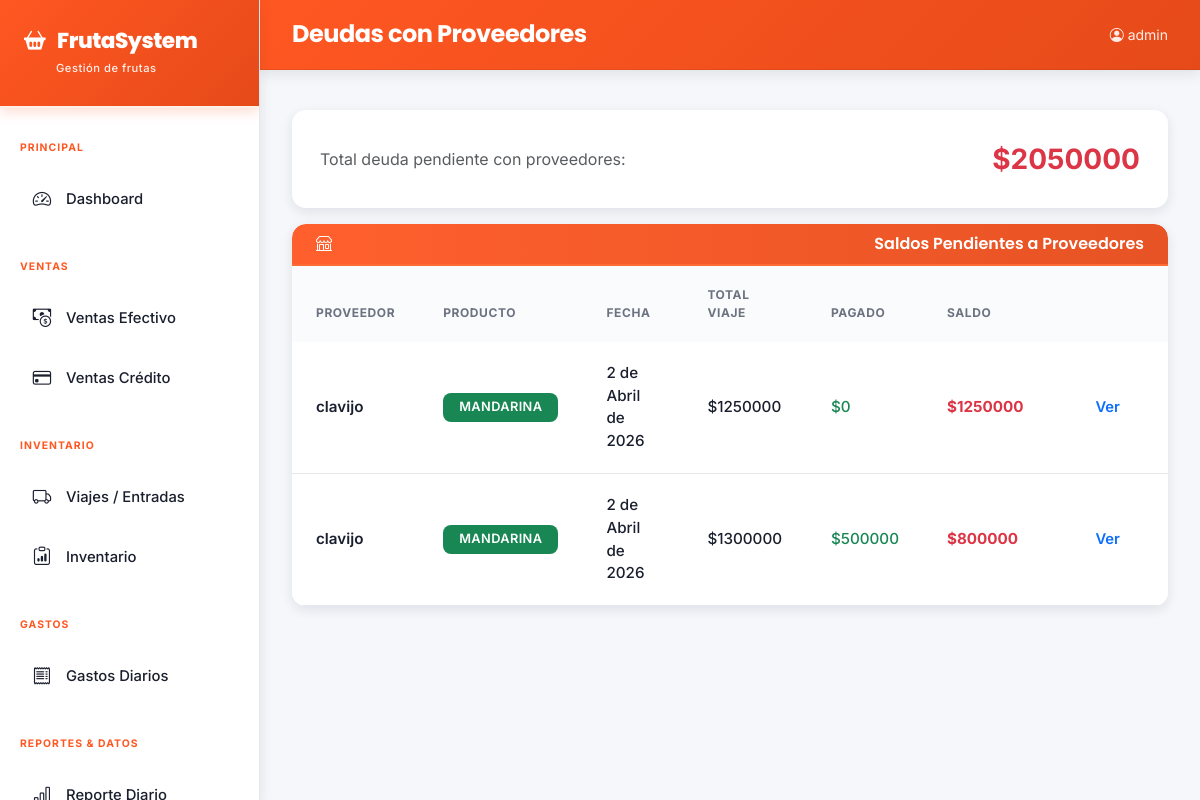
The app's page /reportes/proveedores/ (signed in), older data.
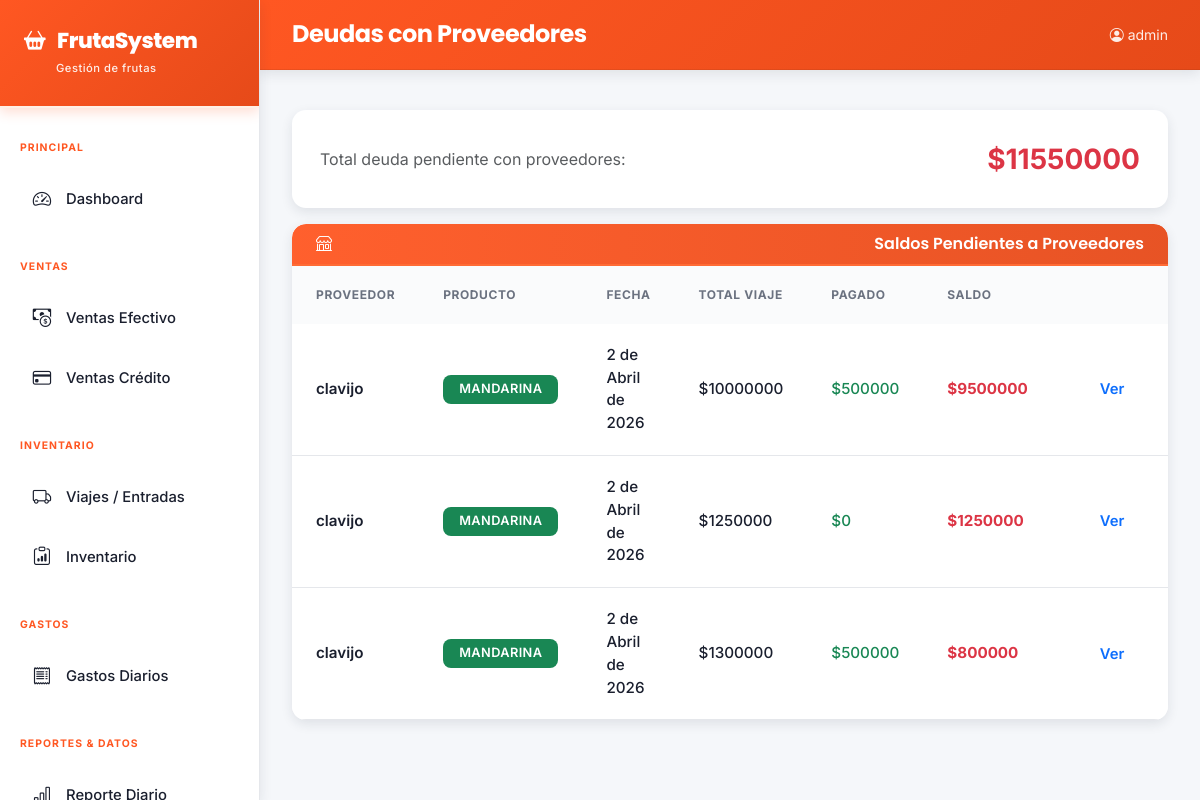
The same page, newer data.
### core/models.py (models this page shows, shortened)
class Viaje(models.Model):
    PESO_CANASTILLA_NEGRA = Decimal('1.6')
    PESO_CANASTILLA_COLOR = Decimal('2.2')
    proveedor = models.ForeignKey(Proveedor, on_delete=models.PROTECT, related_name='viajes', verbose_name='Proveedor')
    producto = models.ForeignKey(Producto, on_delete=models.PROTECT, related_name='viajes', verbose_name='Producto')
    fecha = models.DateField(verbose_name='Fecha')
    observaciones = models.TextField(blank=True, verbose_name='Observaciones')
    kg_bruto = models.DecimalField(max_digits=10, decimal_places=2, default=0, verbose_name='Kg Bruto Recibido')
    kg_podridos = models.DecimalField(max_digits=10, decimal_places=2, default=0, verbose_name='Kg Podridos / Rechazo')
    cantidad_canastillas_negras = models.IntegerField(default=0, verbose_name='Canastillas Negras')
    cantidad_canastillas_colores = models.IntegerField(default=0, verbose_name='Canastillas Colores')
    precio_total_acordado = models.DecimalField(max_digits=12, decimal_places=2, default=0, verbose_name='Precio Total Acordado')
    created_at = models.DateTimeField(auto_now_add=True)
    @property
    def total_valor(self): return self.precio_total_acordado
    @property
    def total_pagado(self): return sum(p.monto for p in self.pagos_proveedor.all())
    @property
    def saldo_pendiente(self): return self.total_valor - self.total_pagado
    class Meta:
        verbose_name = 'Viaje'; verbose_name_plural = 'Viajes'; ordering = ['-fecha', '-created_at']

class Proveedor(models.Model):
    nombre = models.CharField(max_length=200, verbose_name='Nombre')
    telefono = models.CharField(max_length=20, blank=True, verbose_name='Teléfono')
    direccion = models.TextField(blank=True, verbose_name='Dirección')
    activo = models.BooleanField(default=True, verbose_name='Activo')
    def __str__(self): return self.nombre
    class Meta:
        verbose_name = 'Proveedor'; verbose_name_plural = 'Proveedores'; ordering = ['nombre']

class Producto(models.Model):
    nombre = models.CharField(max_length=100, verbose_name='Nombre')
    tiene_descuento_gobierno = models.BooleanField(default=False, verbose_name='Descuento gobierno')
    porcentaje_descuento = models.DecimalField(max_digits=5, decimal_places=2, default=0, verbose_name='% Descuento gobierno')
    activo = models.BooleanField(default=True, verbose_name='Activo')
    def __str__(self): return self.nombre
    class Meta:
        verbose_name = 'Producto'; verbose_name_plural = 'Productos'; ordering = ['nombre']

class PagoProveedor(models.Model):
    viaje = models.ForeignKey(Viaje, on_delete=models.CASCADE, related_name='pagos_proveedor', verbose_name='Viaje')
    monto = models.DecimalField(max_digits=12, decimal_places=2, verbose_name='Monto')
    medio_pago = models.CharField(max_length=20, choices=MEDIO_PAGO_CHOICES, verbose_name='Medio de pago')
    fecha = models.DateField(verbose_name='Fecha')
    observaciones = models.TextField(blank=True, verbose_name='Observaciones')
    class Meta:
        verbose_name = 'Pago a Proveedor'; verbose_name_plural = 'Pagos a Proveedores'; ordering = ['-fecha']

### core/views.py (the view)
# urls.py: path('reportes/proveedores/', views.reporte_proveedor, name='reporte_proveedor'),
@login_required
def reporte_proveedor(request):
    viajes = Viaje.objects.select_related('proveedor', 'producto').all()
    pendientes = [v for v in viajes if v.saldo_pendiente > 0]
    total_deuda = sum(v.saldo_pendiente for v in pendientes)
    return render(request, 'core/reporte_proveedor.html', {'viajes': viajes, 'pendientes': pendientes, 'total_deuda': total_deuda})

### core/templates/core/reporte_proveedor.html (shortened to what this page needs)
{% extends 'core/base.html' %}
{% block page_title %}Deudas con Proveedores{% endblock %}
{% block content %}
<div class="card mb-3">
  <div class="card-body d-flex justify-content-between align-items-center">
    <div><span class="text-muted">Total deuda pendiente con proveedores:</span></div>
    <div class="fs-3 fw-bold text-danger">${{ total_deuda|default:0|floatformat:0 }}</div>
  </div>
</div>
<div class="card">
  <div class="card-header py-2 fw-semibold"><i class="bi bi-shop me-2"></i>Saldos Pendientes a Proveedores</div>
  <div class="card-body p-0">
    <table class="table table-hover mb-0">
      <thead><tr><th>Proveedor</th><th>Producto</th><th>Fecha</th><th>Total Viaje</th><th>Pagado</th><th>Saldo</th><th></th></tr></thead>
      <tbody>
      {% for v in pendientes %}
      <tr>
        <td class="fw-semibold">{{ v.proveedor }}</td>
        <td><span class="badge bg-success">{{ v.producto }}</span></td>
        <td>{{ v.fecha }}</td>
        <td>${{ v.total_valor|default:0|floatformat:0 }}</td>
        <td class="text-success">${{ v.total_pagado|default:0|floatformat:0 }}</td>
        <td class="text-danger fw-bold">${{ v.saldo_pendiente|default:0|floatformat:0 }}</td>
        <td><a href="{% url 'viaje_detail' v.pk %}" class="btn btn-sm btn-outline-primary">Ver</a></td>
      </tr>
      {% empty %}
      <tr><td colspan="7" class="text-center text-muted py-4"><i class="bi bi-check-circle text-success me-2"></i>¡Sin deudas pendientes!</td></tr>
      {% endfor %}
      </tbody>
    </table>
  </div>
</div>
{% endblock %}

Row changes from the older to the newer data that the page shows:
added Viaje: proveedor "clavijo", producto "MANDARINA", fecha "2 de Abril de 2026", total_valor "10000000", total_pagado "500000", saldo_pendiente "9500000"
Text that changed along with them:
{{ total_deuda|default:0|floatformat:0 }}: "2050000" → "11550000"
